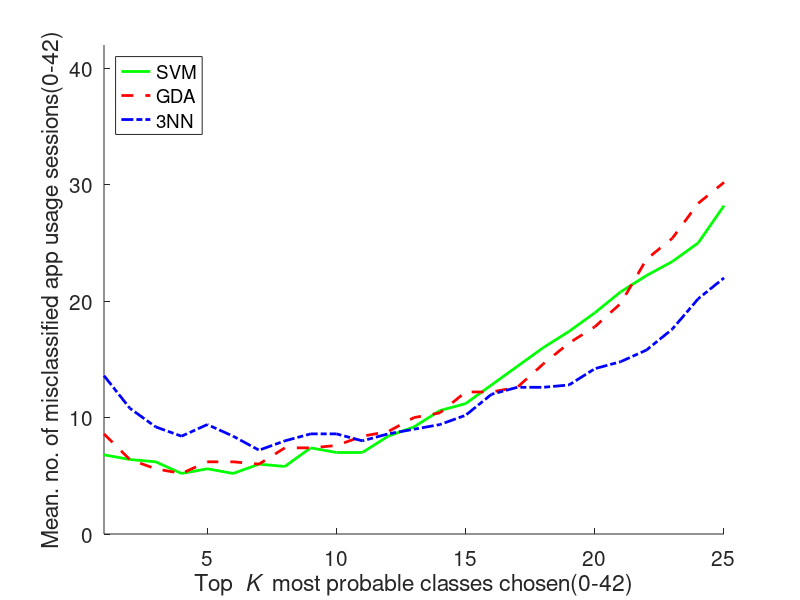

Reproduce this figure in MATLAB. (Note: this script raises an error after producing the figure.)
test_mean_err_gda = [
8.600000e+00 6.400000e+00 5.600000e+00 5.200000e+00 6.200000e+00 6.200000e+00 6 7.400000e+00 7.400000e+00 7.600000e+00 8.400000e+00 8.800000e+00 10 1.040000e+01 1.220000e+01 1.220000e+01 1.260000e+01 1.460000e+01 1.640000e+01 1.780000e+01 1.980000e+01 2.360000e+01 2.540000e+01 2.840000e+01 3.020000e+01 32 33 3.380000e+01 3.480000e+01 3.660000e+01 3.740000e+01 3.820000e+01 3.920000e+01 3.920000e+01 3.960000e+01 4.020000e+01 4.080000e+01 41 41 41 41 41 
];
test_mean_err_knn = [
1.360000e+01 1.080000e+01 9.200000e+00 8.400000e+00 9.400000e+00 8.400000e+00 7.200000e+00 8 8.600000e+00 8.600000e+00 8 8.600000e+00 9 9.400000e+00 1.020000e+01 12 1.260000e+01 1.260000e+01 1.280000e+01 1.420000e+01 1.480000e+01 1.580000e+01 1.760000e+01 2.020000e+01 22 2.460000e+01 2.780000e+01 2.960000e+01 3.020000e+01 3.120000e+01 3.260000e+01 3.280000e+01 3.420000e+01 3.580000e+01 3.720000e+01 3.820000e+01 3.940000e+01 4.040000e+01 4.080000e+01 41 41 41 
];
test_mean_err_svm = [
6.800000e+00 6.400000e+00 6.200000e+00 5.200000e+00 5.600000e+00 5.200000e+00 6 5.800000e+00 7.400000e+00 7 7 8.400000e+00 9.200000e+00 1.060000e+01 1.120000e+01 1.280000e+01 1.440000e+01 16 1.740000e+01 19 2.080000e+01 2.220000e+01 2.340000e+01 25 2.820000e+01 30 3.260000e+01 3.420000e+01 3.460000e+01 3.520000e+01 3.660000e+01 3.660000e+01 3.720000e+01 3.820000e+01 3.920000e+01 4.020000e+01 41 41 41 41 41 41 
];

x_vals=(1:size(test_mean_err_gda,2));

hold on;

plot(x_vals(1:25),test_mean_err_svm(1:25),'g-','Linewidth',2);

plot(x_vals(1:25),test_mean_err_gda(1:25),'r--','Linewidth',2);

plot(x_vals(1:25),test_mean_err_knn(1:25),'b-.','Linewidth',2);


set(gca,'FontSize',15); 
h_legend=legend('SVM','GDA','3NN','Location','northwest');
xlabel('Top \it K \rm most probable classes chosen(0-42)');
ylabel('Mean. no. of misclassified app usage sessions(0-42)');
xlim([1 25]);
ylim([0 42]);
set(gca,'FontSize',15);

toplot_legend_loc('\it K \rm','Mean # of Misclassified Sessions','',h_legend,'northwest');  

hold off;


print -depsc '/export/scratch/vaibhav/MoST_paper/figures/changingK_accuracy_3'
